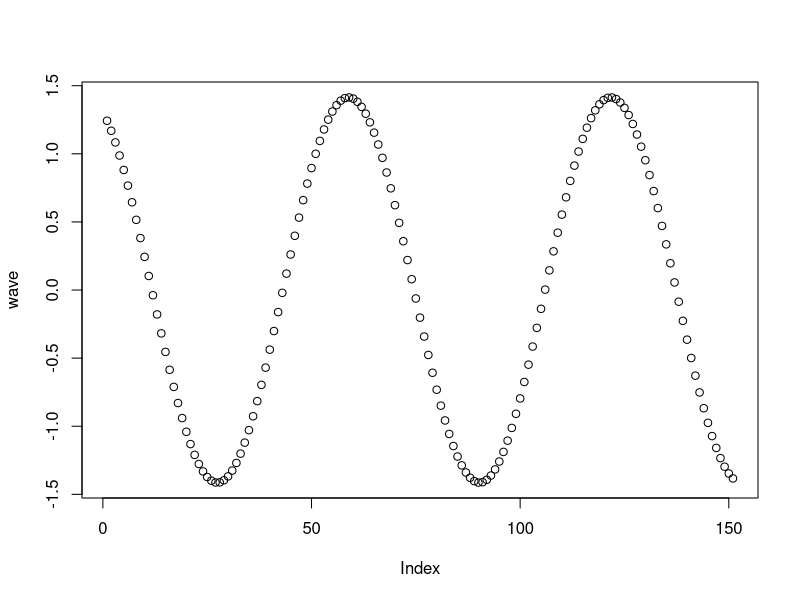

Generate this figure with R:
# Exercise 4: Creating and operating on vectors

# Create a vector `names` that contains your name and the names of 2 people next to you.
names <- c('Simran', 'Nick', 'Coco')

# Use the colon operator : to create a vector `n` of numbers from 10:49
n <- 10:49

# Use `length()` to get the number of elements in `n`
length(n)

# Create a vector `m` that contains the numbers 10 to 1. Hint: use the `seq()` function
m <- seq(10:1)

# Subtract `m` FROM `n`. Note the recycling!
n.subtract.m <- n - m

# Use the `seq()` function to produce a range of numbers from -5 to 10 in `.1` increments.
# Store it in a variable `x`
x <- seq(-5,10,.1)

# Create a vector `sin.wave` by calling the `sin()` function on each element in `x`.
sin.wave <- sin(x)

# Create a vector `cos.wave` by calling the `cos()` function on each element in `x`.
cos.wave <-cos(x)

# Create a vector `wave` by multiplying `sin.wave` and `cos.wave` together, then adding `sin.wave`
wave <- sin(x) + cos(x)

# Use the `plot()` function to plot your `wave`!
plot(wave)